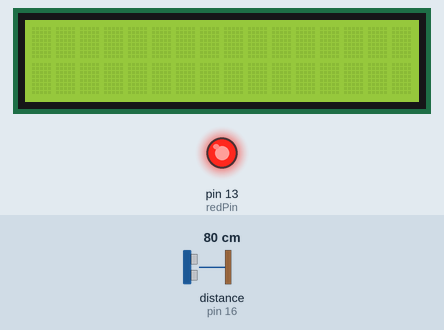
Simulated run of this sketch. Board: Arduino Uno, built with avr-gcc and run on an emulated ATmega328P. On the bench: 16×2 character LCD, output pins drawn as LEDs (lit = HIGH). Wiring (inferred from the names in the program): ultrasonic range finder: trigger pin 14; echo pin 16. Inputs (shaded band) come from the test bench; at power-on: distance to the obstacle (sensor on pin 16) 80 cm. The echo pulse lasts 58.3 µs per cm; pins used as bus, display or sensor lines are not drawn; what the sketch prints to the serial monitor is not drawn.

Above: at 1.2 s.
1.3 s: distance to the obstacle (sensor on pin 16) set to 95 cm
2.8 s: distance to the obstacle (sensor on pin 16) set to 106 cm
At 3.5 s:
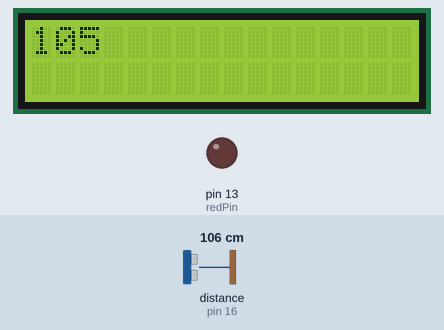
At 6.8 s:
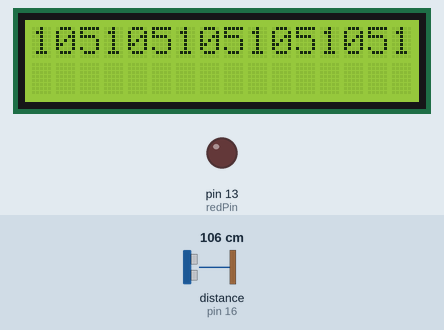
Timing chart, 0 to 8.3 s (numbered marks = the images above; inputs shaded):
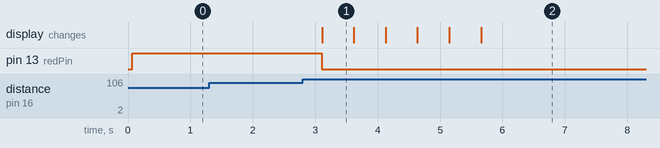

Measured:
- the behaviour switches between 100 and 101 cm on distance to the obstacle (sensor on pin 16) (found by bisection; images 0 and 1)
- after the input at 1.3 s, every drawn part: stays the same
- after the input at 2.8 s, pin 13 (redPin): HIGH → LOW after 0.31 s; the display: changes after 0.31 s (image 1)
- what the display in image 1 shows lasts 0.5 s, from 3.1 s to 3.6 s

The sketch:

ultrasonic.ino
```cpp
#include<Wire.h>
#include<LiquidCrystal_I2C.h>

int redPin = 13;
//int greenPin = 12;//GPIO 13 corresponds to pin D7. You can check the pinout.
const int trigPin = 14;
const int echoPin = 16;
long duration, distance;
LiquidCrystal_I2C lcd(0x27, 16, 2);
void setup(){
 lcd.begin();
 lcd.backlight();
// initialize ledPin as an output.
Serial.begin(9600);
pinMode(redPin, OUTPUT);
//pinMode(greenPin, OUTPUT);
 pinMode(trigPin, OUTPUT);
  pinMode(echoPin, INPUT);
}
// the loop function runs over and over again forever
void loop(){
 digitalWrite(trigPin, LOW);

  delayMicroseconds(2);

  digitalWrite(trigPin, HIGH);

  delayMicroseconds(10);

  digitalWrite(trigPin, LOW);

  duration = pulseIn(echoPin, HIGH);

  distance = (duration / 2) / 29.1;


  if (distance >= 100 || distance <= 0){
//digitalWrite(greenPin,HIGH);
digitalWrite(redPin,LOW);
   Serial.println("Out of range");
lcd.print(distance);
   }

   else {
//digitalWrite(greenPin,LOW);
digitalWrite(redPin,HIGH);
     Serial.print(distance);
     Serial.println(" cm");
   }
   delay(500);
}
```
